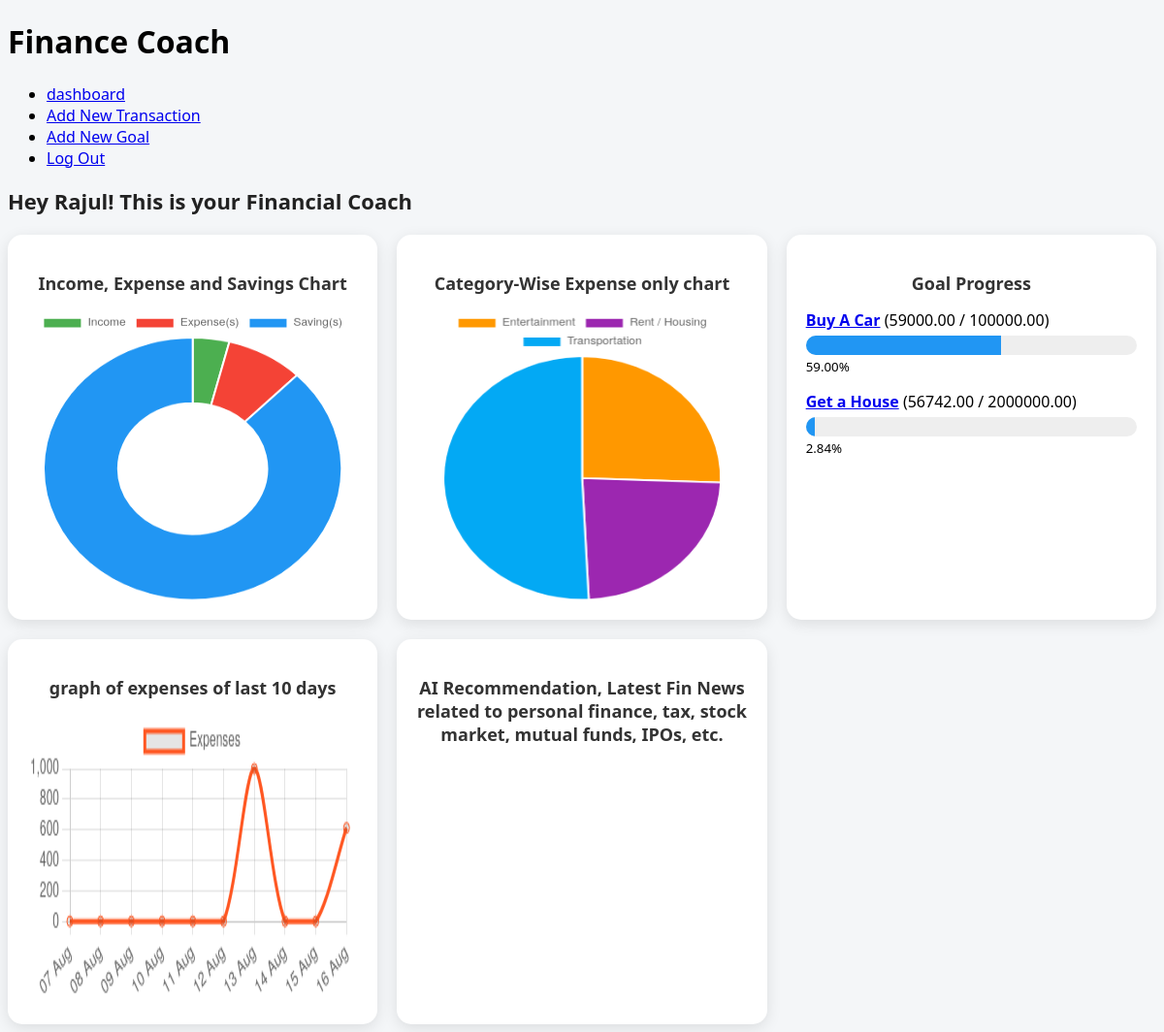
The app's page /coach/dashboard/ (signed in) with its own data.
### coach/models.py (models this page shows, shortened)
class Goal(models.Model):
    name = models.CharField(max_length=100)
    target_amount = models.DecimalField(max_digits=10, decimal_places=2)
    current_amount = models.DecimalField(max_digits=10, decimal_places=2, default=0.00)
    target_date = models.DateField()
    user = models.ForeignKey(User, on_delete=models.CASCADE, default=1)

### coach/views.py (the view)
# urls.py: path("dashboard/", views.dashboard, name="dashboard"),
@login_required
def dashboard(request):
    user=request.user
    income= Transaction.objects.filter(user=user, type='income').aggregate(Sum('amount'))['amount__sum'] or 0
    expenses = Transaction.objects.filter(user=user, type='expense').aggregate(Sum('amount'))['amount__sum'] or 0
    savings=Transaction.objects.filter(user=user, type='savings').aggregate(Sum('amount'))['amount__sum'] or 0
    category_expenses = Transaction.objects.filter(user=user, type='expense').values('category__name').annotate(total=Sum('amount'))
    goals = Goal.objects.filter(user=user)
    goal_progress = []
    for g in goals:
        percent = (g.current_amount / g.target_amount * 100) if g.target_amount > 0 else 0
        goal_progress.append({
            'id': g.id,
            'name': g.name,
            'current': g.current_amount,
            'target': g.target_amount,
            'percent': round(percent, 2)
    })
    today = timezone.now().date()
    ten_days_ago = today - timedelta(days=9)
    expenses_per_day = (
        Transaction.objects.filter(user=user, type='expense', date__range=[ten_days_ago, today])
        .values('date')
        .annotate(total=Sum('amount'))
    )
    expenses_dict = {item['date']: item['total'] for item in expenses_per_day}
    expenses_last_10_days = []
    for i in range(9, -1, -1):
        day = today - timedelta(days=i)
        total = expenses_dict.get(day, 0)
        expenses_last_10_days.append({'date': day.strftime("%d %b"), 'total': total})
    context = {
        'name': user.username,
        'income': income,
        'expenses': expenses,
        'savings': savings,
        'category_expenses': list(category_expenses),
        'goals': goals,
        'expenses_last_10_days': expenses_last_10_days,
         'goal_progress': goal_progress,
    }
    return render(request, 'coach/dashboard.html',context)

### coach/templates/coach/dashboard.html (shortened to what this page needs)
{% extends 'coach/layout.html' %}
{% block content %}
<h2>Hey {{name}}! This is your Financial Coach</h2>
<div class="cards">
    <div class="card">
        <h3>Income, Expense and Savings Chart</h3>
        <canvas id="summaryChart"></canvas>
    </div>
    <div class="card">
        <h3>Category-Wise Expense only chart</h3>
        <canvas id="categoryChart"></canvas>
    </div>
    <div class="card">
        <h3>Goal Progress</h3>
        {% for g in goal_progress %}
         <div style="margin-bottom: 15px;">
            <strong><a href="{% url 'edit_goal' g.id%}">{{g.name}}</a></strong> ({{g.current}} / {{g.target}})
            <div style="background:#eee; border-radius:10px; overflow:hidden; height:20px; margin-top:5px;">
                <div style="background:#2196F3; height:100%; width: {{g.percent}}%;"></div>
            </div>
            <small>{{g.percent}}%</small>
        </div>
    {% endfor %}
    </div>
    <div class="card">
        <h3>graph of expenses of last 10 days</h3>
        <canvas id="dailyChart"></canvas>
    </div>
    <div class="card">
        <h3>AI Recommendation, Latest Fin News related to personal finance, tax,
            stock market, mutual funds, IPOs, etc.</h3>
    </div>
</div>
<script>
    //Income, Expense, Savings
    new Chart(document.getElementById('summaryChart'), {
        type: 'doughnut',
        data: {
            labels: ['Income', 'Expense(s)', 'Saving(s)'],
            datasets: [{
                data: [{{income}}, {{expenses}}, {{savings}}],
                backgroundColor: ['#4CAF50', '#F44336', '#2196F3']
            }]
        },
    });
    //Category-wise Expense
    new Chart(document.getElementById('categoryChart'), {
        type: 'pie',
        data: {
            labels: [{% for c in category_expenses %}'{{c.category__name}}',{% endfor %}],
            datasets: [{
                data: [{% for c in category_expenses %}{{c.total}},{% endfor %}],
                backgroundColor: ['#FF9800', '#9C27B0', '#03A9F4', '#E91E63', '#8BC34A']
            }]
        }
    });
    //Goal Progress
    new Chart(document.getElementById('goalChart'), {
        type: 'bar',
        data: {
            labels: [{% for g in goals %}'{{g.name}}',{% endfor %}],
            datasets: [{
                label: 'Current',
                data: [{% for g in goals %}{{g.current_amount}},{% endfor %}],
                backgroundColor: '#2196F3'
            }, {
                label: 'Target',
                data: [{% for g in goals %}{{g.target_amount}},{% endfor %}],
                backgroundColor: '#F44336'
            }]
        },
        options: {responsive: true, scales: {y: {beginAtZero: true}}}
    });
    // Last 10 days expenses
    new Chart(document.getElementById('dailyChart'), {
        type: 'line',
        data: {
            labels: [{% for e in expenses_last_10_days %}'{{e.date}}',{% endfor %}],
            datasets: [{
                label: 'Expenses',
                data: [{% for e in expenses_last_10_days %}{{e.total}},{% endfor %}],
                borderColor: '#FF5722',
                fill: false,
                tension: 0.3
            }]
        }
    });
</script>
{% endblock%}

### coach/static/coach/styles.css (style rules this page uses)
.cards { display: grid; grid-template-columns: repeat(auto-fit, minmax(350px, 1fr)); gap: 20px; margin-top: 20px; }
.card { background: #fff; border-radius: 15px; padding: 20px; box-shadow: 0 4px 15px rgba(0,0,0,0.1); transition: transform 0.2s ease-in-out; }
.card h3 { font-size: 18px; margin-bottom: 15px; text-align: center; color: #333; }
canvas { max-width: 100%; height: 300px !important; }
body { font-family: 'Segoe UI', Tahoma, Geneva, Verdana, sans-serif; background: #f4f6f8; }
h2 { margin-bottom: 20px; font-size: 22px; color: #222; }

### records on screen
Goal: name "Buy A Car", current "59000.00", target "100000.00"
Goal: name "Get a House", current "56742.00", target "2000000.00"

### other values on screen
{{ name }} "Rajul"
{{ g.percent }} "59.00" "2.84"
chart data {{ income }} 1000
chart data {{ expenses }} 2112
chart data {{ savings }} 22100
chart data {{ c.category__name }} Entertainment, Rent / Housing, Transportation
